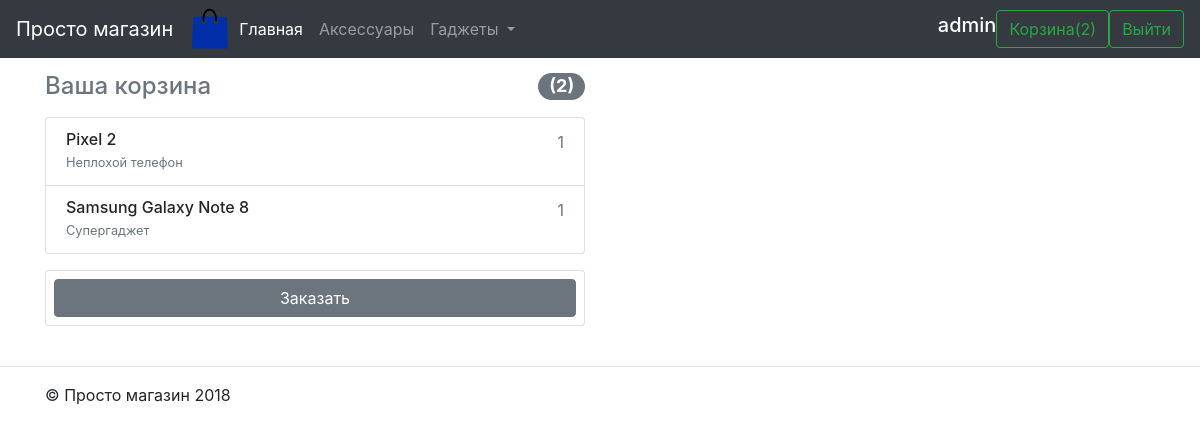
Screenshot of /cart/ (signed in) with the database file from the repository.
### shop/models.py (models this page shows, shortened)
class Category(models.Model):
    name = models.CharField(max_length=NAME_LENGTH, verbose_name='Наименование', unique=True, blank=False, null=False)
    parent = models.ForeignKey('self',
                               verbose_name='Состоит в',
                               on_delete=models.DO_NOTHING,
                               null=True,
                               blank=True,
                               related_name='followers')
    class Meta:
        verbose_name = 'Категория'
        verbose_name_plural = 'Категории товаров'

class Product(models.Model):
    article = models.CharField(max_length=NAME_LENGTH, verbose_name='Артикул', unique=True, blank=False, null=False)
    name = models.CharField(max_length=NAME_LENGTH, verbose_name='Модель', blank=False, null=False)
    price = models.FloatField(verbose_name='Цена, руб.', blank=False, null=False)
    description = models.CharField(max_length=DESCRIPTION_LENGTH, verbose_name='Описание', default='')
    image = models.ImageField(upload_to='images', storage=STORAGE)
    orders = models.ManyToManyField('cart.Order',
                                   through='cart.Cart',
                                   through_fields=('product', 'order'),
                                   related_name='goods')
    class Meta:
        verbose_name = 'Товар'
        verbose_name_plural = 'Товары'
        ordering = ['-article']

### account/models.py (models this page shows)
class CustomUser(AbstractUser):
    pass

### cart/models.py (models this page shows, shortened)
class Cart(models.Model):
    product = models.ForeignKey('shop.Product', on_delete=models.CASCADE)
    order = models.ForeignKey('Order', on_delete=models.CASCADE, related_name='products')
    count = models.IntegerField(verbose_name='Количество', blank=False, null=False)
    class Meta:
        verbose_name = 'Заказ и товар'
        verbose_name_plural = 'Наполнение заказов'

### cart/views.py (the view)
# urls.py: path('cart/', CartListView.as_view(), name='cart'),
class CartListView(ListView):
    template_name = 'cart.html'
    context_object_name = 'purchases'
    def get_queryset(self):
        try:
            order = Order.objects.get(user=self.request.user, is_paid=False)
        except Order.DoesNotExist:
            return
        return Cart.objects.filter(order=order).order_by('-id')
    def get(self, *args, **kwargs):
        if not self.request.user.is_authenticated:
            return redirect('login')
        return super(CartListView, self).get(*args, **kwargs)

### cart/utils.py (called while the page is built)
def get_cart_message(request):
    if request.user.is_authenticated:
        try:
            order = Order.objects.get(user=request.user, is_paid=False)
        except Order.DoesNotExist:
            return ''
    else:
        return ''
    count = sum(Cart.objects.filter(order=order).values_list('count', flat=True))
    return f'({count})'

### shop/context_processors.py (called while the page is built)
def menu_items(request):
    context = {'is_authenticated': request.user.is_authenticated,
               'account_name': request.user.username if request.user.is_authenticated else 'Гость',
               'lot': get_cart_message(request),
               'categories_menu': Category.objects.filter(parent=None).order_by('-id')}
    return context

### templates/cart/cart.html (shortened to what this page needs)
{% extends "base.html" %}
{% load static %}
{% block content %}
<main role="main">
<div class="container mt-3">
  <div class="row">
    <div class="col-lg-6 col-md-9 col-sm-12 order-md-2 mb-4">
      <h4 class="d-flex justify-content-between align-items-center mb-3">
        <span class="text-muted">Ваша корзина</span>
        <span class="badge badge-secondary badge-pill">{{ lot }}</span>
      </h4>
      <ul class="list-group mb-3">
        {% for purchase in purchases %}
          <li class="list-group-item d-flex justify-content-between lh-condensed">
            <div>
              <h6 class="my-0">{{ purchase.product.name }}</h6>
              <small class="text-muted">{{ purchase.product.description }}</small>
            </div>
            <span class="text-muted">{{ purchase.count }}</span>
          </li>
        {% endfor %}
      </ul>
      <form class="card p-2" action="{% url "order_pay" %}" method="post">
        <button type="submit" class="btn btn-secondary">Заказать</button>
      </form>
    </div>
  </div>
</div>
</main>
{% endblock %}

### templates/base.html (shortened to what this page needs)
{% load static %}
<!DOCTYPE html>
<html lang="en">
<head>
  <link rel="stylesheet" href="{% static "bootstrap.min.css" %}">
  <link rel="stylesheet" href="{% static "main.css" %}">
<nav class="navbar navbar-expand-md navbar-dark fixed-top bg-dark">
  <a class="navbar-brand" href="/">Просто магазин</a>
  <img src="{% static "logo.svg" %}" alt="" width="42" height="42">
  <div class="collapse navbar-collapse" id="navbarsExampleDefault">
    <ul class="navbar-nav mr-auto">
      <li class="nav-item active">
        <a class="nav-link" href="/">
          Главная</a>
      </li>
      {% for menu_item in categories_menu %}
        <li class="nav-item dropdown">
          {% if not menu_item.followers.count %}
            <li class="nav-item">
              <a class="nav-link" href="/category/{{ menu_item.id }}/">
                {{ menu_item.name }}</a>
            </li>
          {% else %}
            <a class="nav-link dropdown-toggle" href="#" id="dropdown01"
             data-toggle="dropdown" aria-haspopup="true" aria-expanded="false">
             {{ menu_item.name }} </a>
          {% endif %}
        </li>
      {% endfor %}
    </ul>
    <h5><font color="#ffffff">{{ account_name }}</font></h5>
    {% if is_authenticated %}
      <a class="btn btn-outline-success my-2 my-sm-0" role="button"
       href="/cart/">
      Корзина{{ lot }}</a>
      <a class="btn btn-outline-success my-2 my-sm-0" role="button"
         href="/logout/">
      Выйти</a>
    {% endif %}
  </div>
</nav>
</head>
<body class="" data-gr-c-s-loaded="true">
    {% block content %}
    {% endblock %}
    <hr>
    <footer class="container">
        <p>© Просто магазин 2018</p>
    </footer>
</body>
</html>

### rows the page displays
Category: name "Аксессуары"
Category: name "Гаджеты"
CustomUser: username "admin"
Cart: product.name "Pixel 2", product.description "Неплохой телефон", count "1"
Cart: product.name "Samsung Galaxy Note 8", product.description "Супергаджет", count "1"

### other values shown
{{ lot }} "(2)"
